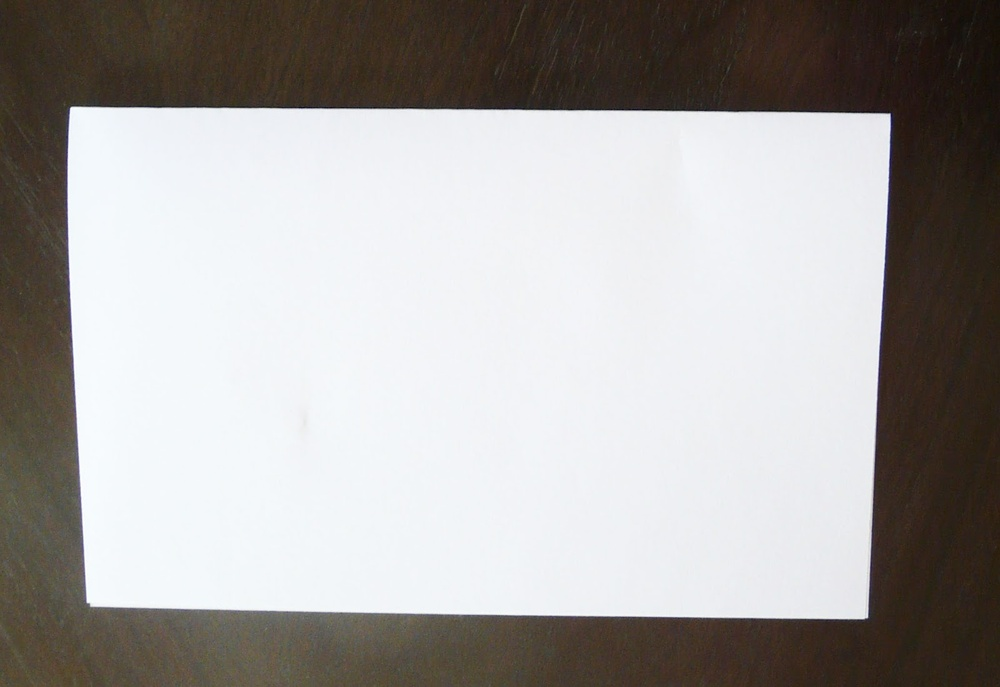
#> input picture imagens/folha_1.jpeg, 1000 x 687 px, shrunk from 1600 x 1099 before the run
$ python -i pre_ocr.py   (imports and definitions only)   (older library calls are emulated)
#> lines starting #> are read from the running program, lines starting #| are printed output that depends on the picture
#> further down, picture is the input picture: shape (687, 1000, 3); mean B, G, R 161.6, 163.7, 166.8
import cv2 as cv2
import imutils
import numpy as np


def retirar_sombras(img):
    rgb = cv2.cvtColor(img, cv2.COLOR_BGR2RGB)
    rgb = cv2.split(rgb)

    planos_norm_resultantes = list()
    for plano in rgb:
        img_dilatada = cv2.dilate(plano, np.ones((7, 7), np.uint8))
        img_blur = cv2.medianBlur(img_dilatada, 21)
        img_diff = 255 - cv2.absdiff(plano, img_blur)
        img_norm = cv2.normalize(img_diff, None, alpha=0, beta=255,
                                 norm_type=cv2.NORM_MINMAX, dtype=cv2.CV_8UC1)
        img_norm = cv2.morphologyEx(img_norm, cv2.MORPH_ERODE,
                                    cv2.getStructuringElement(cv2.MORPH_RECT, (3, 3)))
        img_norm = cv2.morphologyEx(img_norm, cv2.MORPH_DILATE,
                                    cv2.getStructuringElement(cv2.MORPH_RECT, (3, 3)))
        planos_norm_resultantes.append(img_norm)
#> this loop made 3 passes
#> pass 1, in retirar_sombras, `img_dilatada = cv2.dilate(plano, np.ones((7, 7), np.uint8))`:
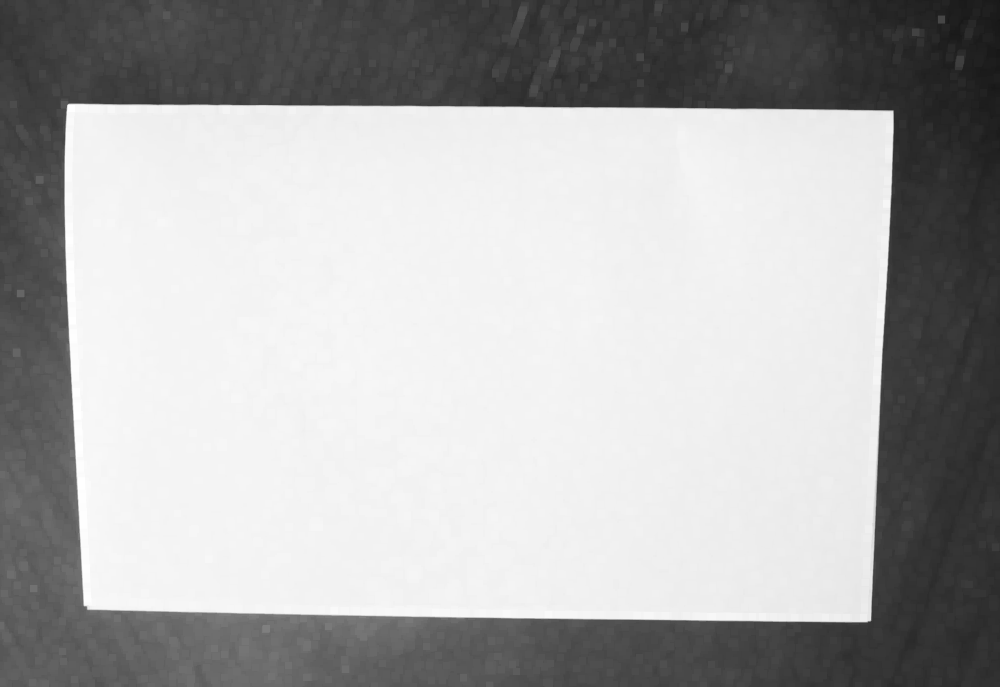
#> img_dilatada: shape (687, 1000); min 22, max 255, mean 172.2
#> pass 1, in retirar_sombras, `img_diff = 255 - cv2.absdiff(plano, img_blur)`:
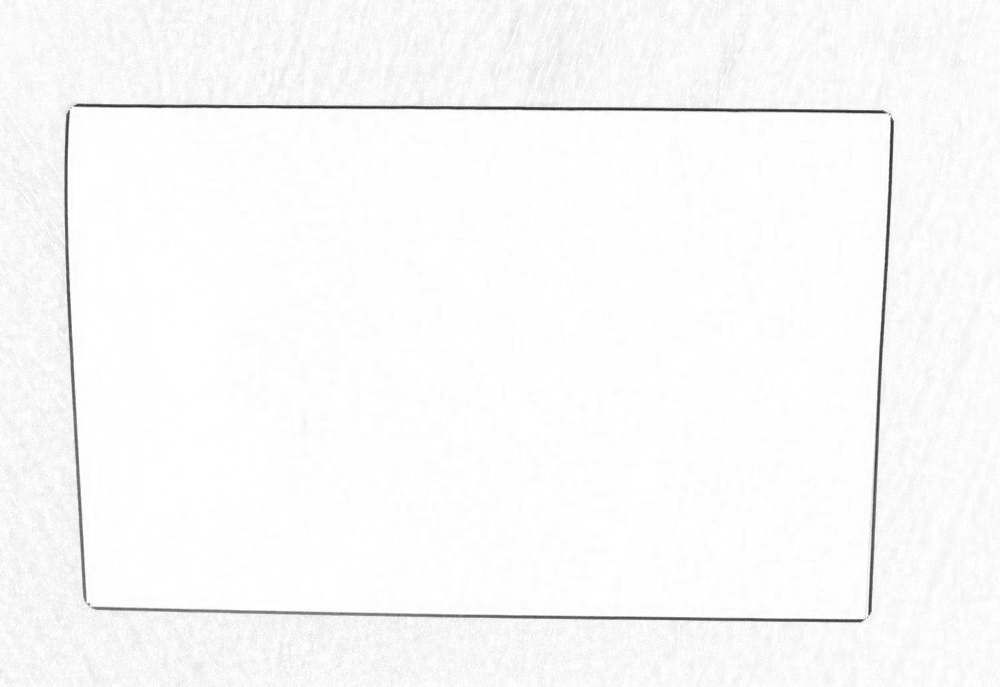
#> img_diff: shape (687, 1000); min 28, max 255, mean 249.7
#> after the loop:
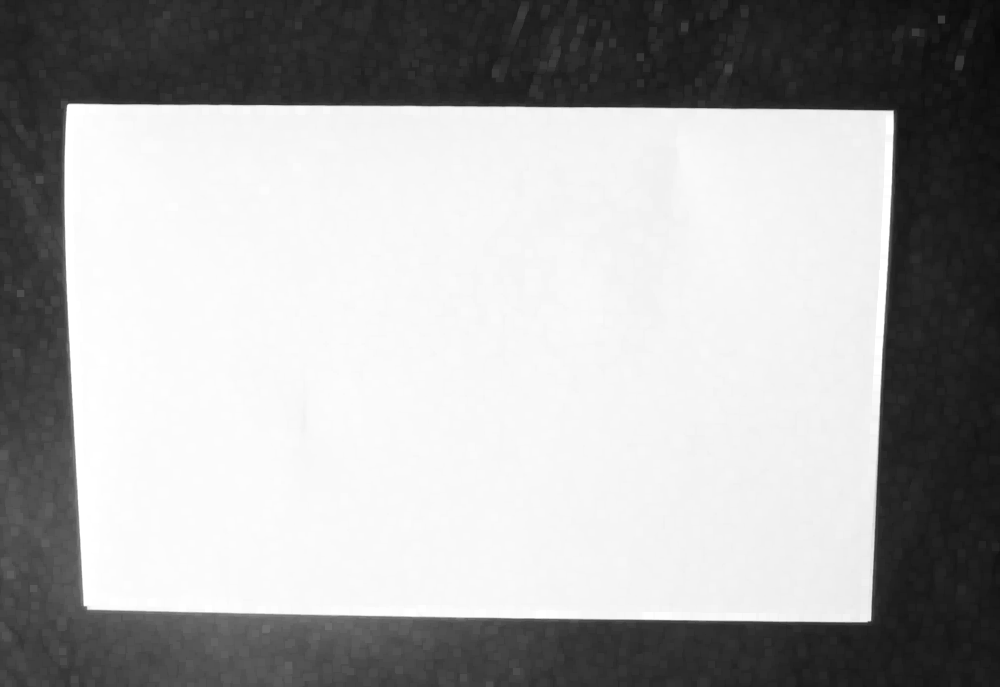
#> img_dilatada: shape (687, 1000); min 9, max 255, mean 167.4
#> after the loop, planos_norm_resultantes = 3 items

    resultado_norm = cv2.merge(planos_norm_resultantes)

    return cv2.cvtColor(resultado_norm, cv2.COLOR_RGB2BGR)

>>> import cv2
>>> picture = cv2.imread('imagens/folha_1.jpeg')
>>> result = retirar_sombras(picture)

$ run again, on imagens/folha_10.jpeg
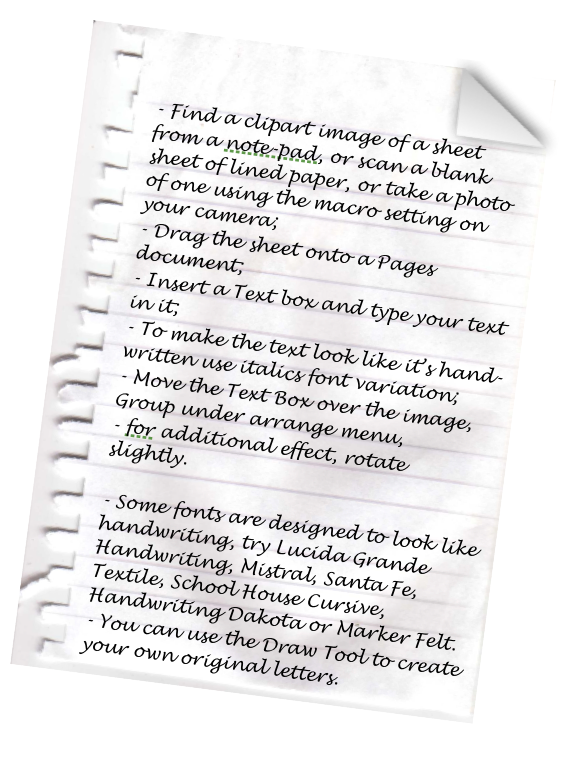
#> input picture imagens/folha_10.jpeg, 578 x 758 px
#> picture is the input picture: shape (758, 578, 3); mean B, G, R 233.5, 232.8, 233.8
#> the loop in retirar_sombras, `for plano in rgb:` made 3 passes
#> pass 1, in retirar_sombras, `img_norm = cv2.morphologyEx(img_norm, cv2.MORPH_ERODE, cv2.getStructur..`:
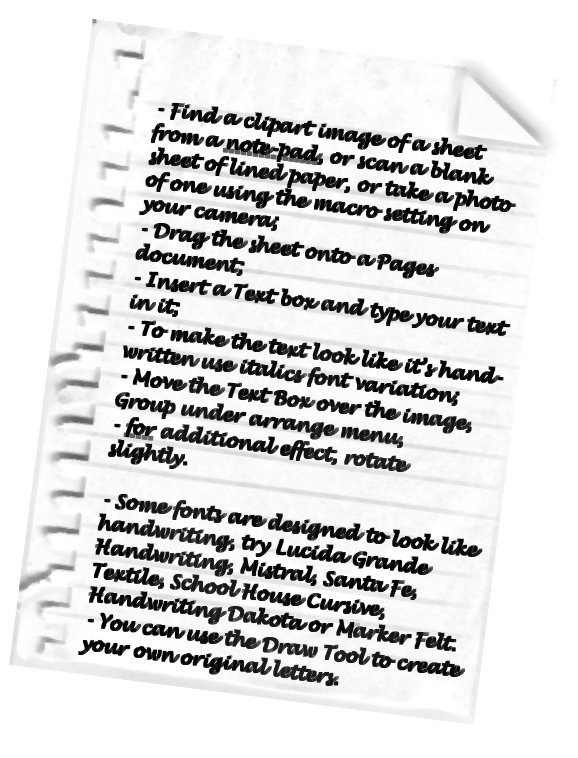
#> img_norm: shape (758, 578); min 0, max 255, mean 217.2
#> after the loop in retirar_sombras, `for plano in rgb:`: planos_norm_resultantes = 3 items
#> in retirar_sombras, `resultado_norm = cv2.merge(planos_norm_resultantes)`:
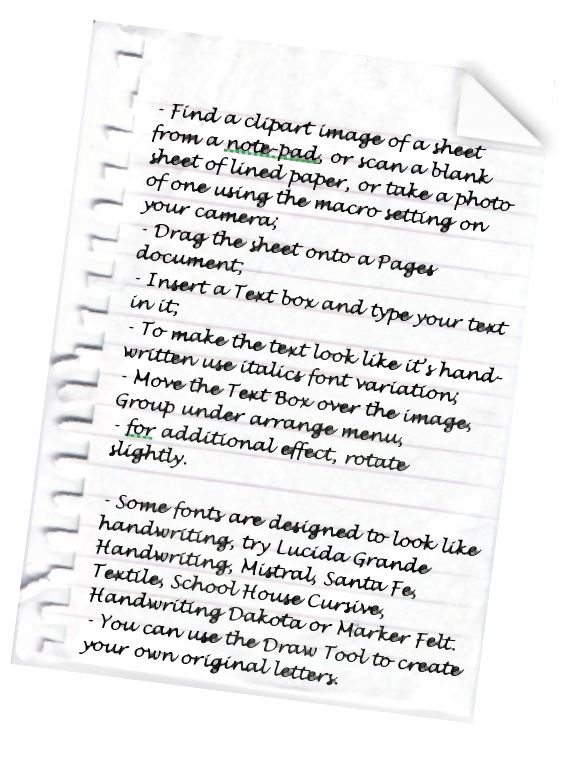
#> resultado_norm: shape (758, 578, 3); mean of channels 0, 1, 2 235.1, 234.9, 235; drawn as B, G, R

$ run again, on imagens/folha_2.jpeg
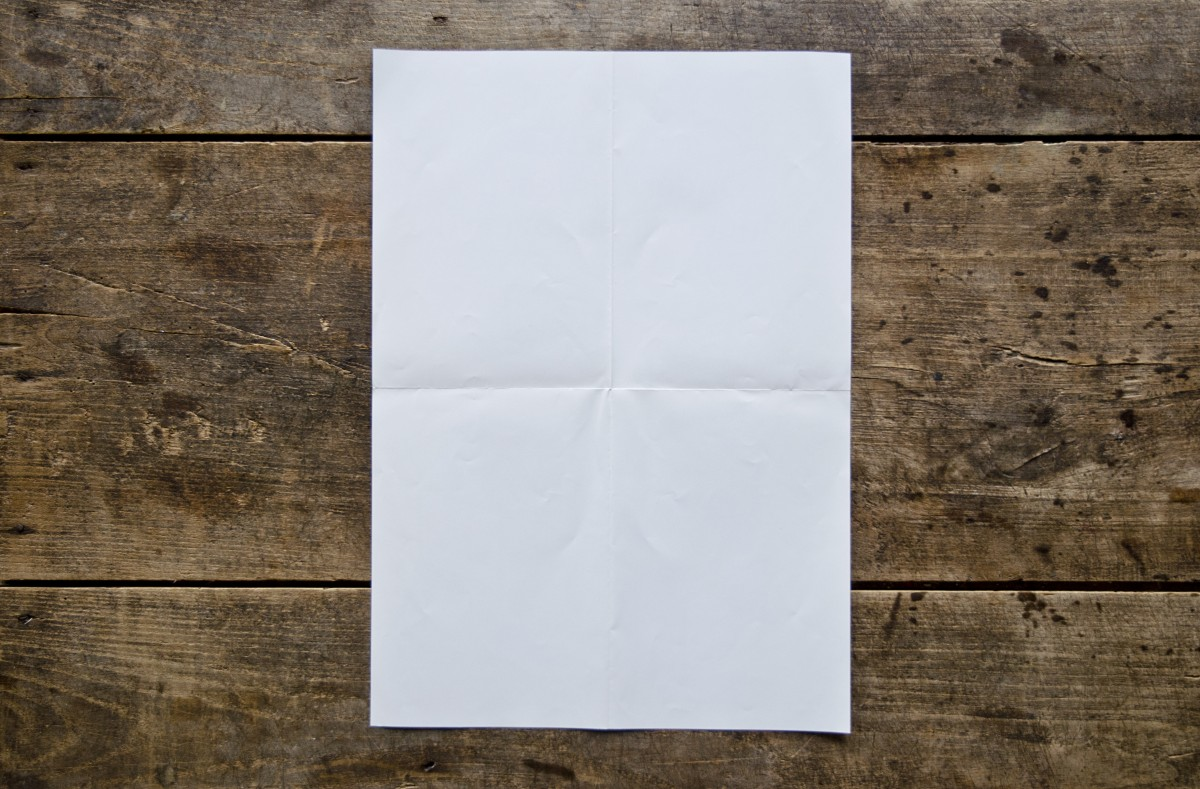
#> input picture imagens/folha_2.jpeg, 1200 x 789 px
#> picture is the input picture: shape (789, 1200, 3); mean B, G, R 117.2, 126.3, 134.8
#> the loop in retirar_sombras, `for plano in rgb:` made 3 passes
#> after the loop in retirar_sombras, `for plano in rgb:`:
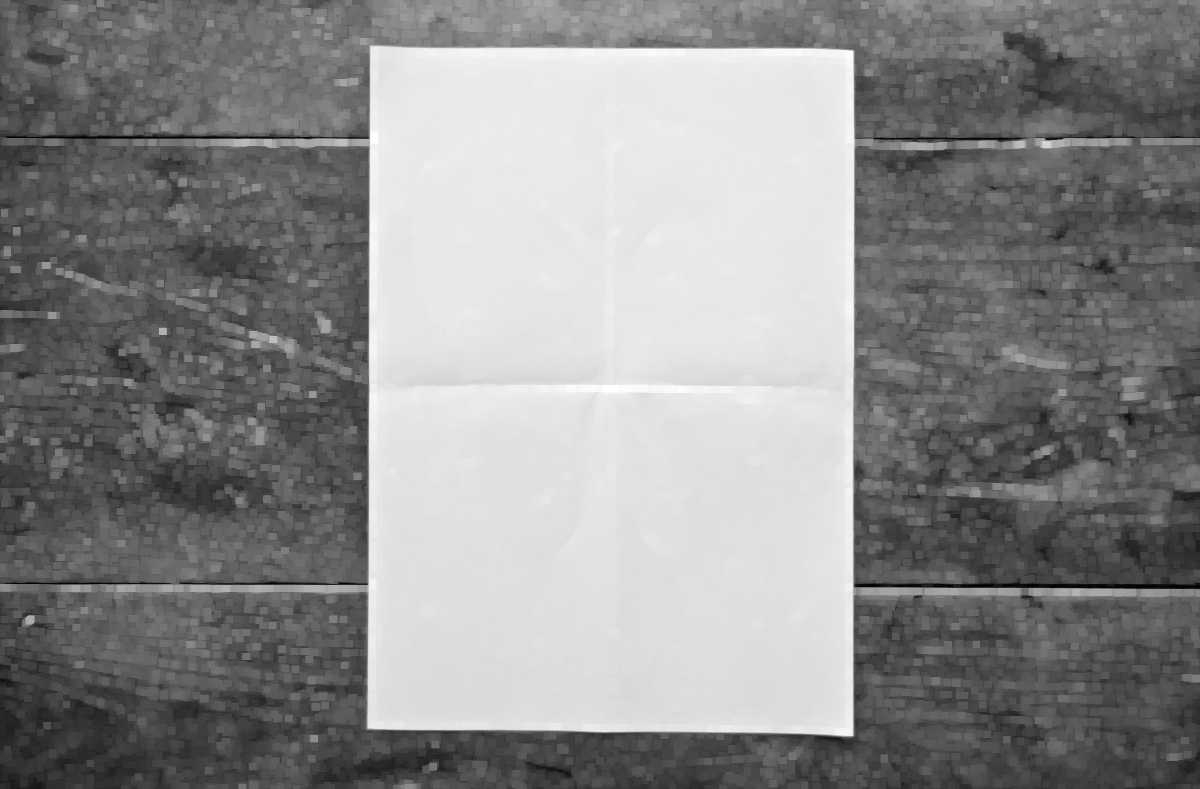
#> img_dilatada: shape (789, 1200); min 1, max 255, mean 138.5
#> after the loop in retirar_sombras, `for plano in rgb:`: planos_norm_resultantes = 3 items
#> in retirar_sombras, `resultado_norm = cv2.merge(planos_norm_resultantes)`:
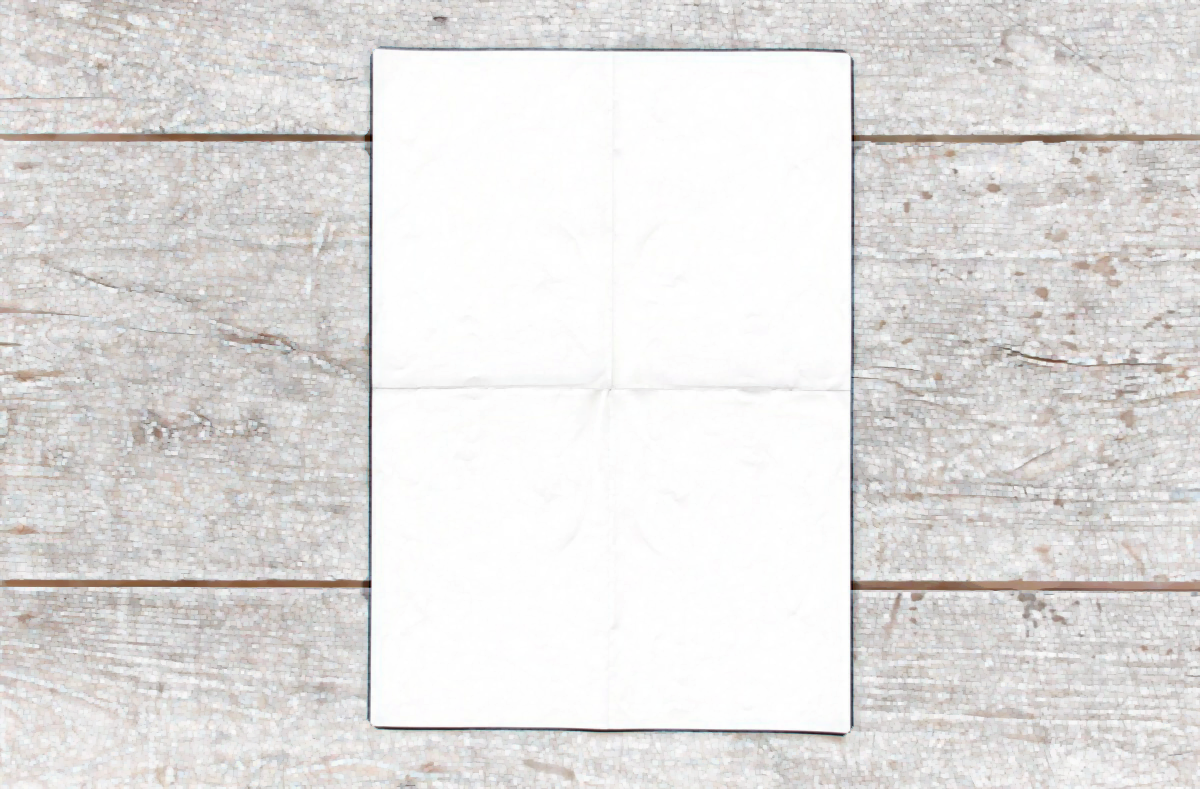
#> resultado_norm: shape (789, 1200, 3); mean of channels 0, 1, 2 222.8, 224, 225.8; drawn as B, G, R

$ run again, on imagens/folha_3.jpeg
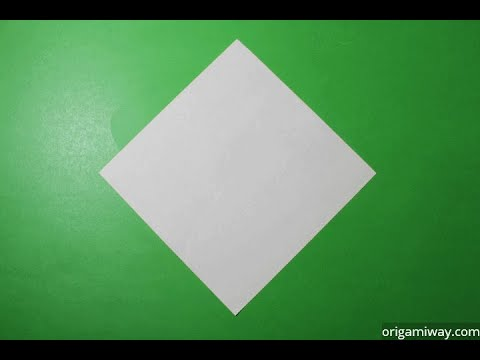
#> input picture imagens/folha_3.jpeg, 480 x 360 px
#> picture is the input picture: shape (360, 480, 3); mean B, G, R 90.2, 141.4, 86.4
#> the loop in retirar_sombras, `for plano in rgb:` made 3 passes
#> pass 1, in retirar_sombras, `img_dilatada = cv2.dilate(plano, np.ones((7, 7), np.uint8))`:
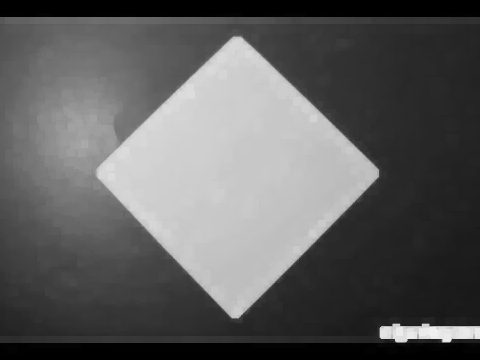
#> img_dilatada: shape (360, 480); min 0, max 240, mean 93.8
#> after the loop in retirar_sombras, `for plano in rgb:`: planos_norm_resultantes = 3 items
#> in retirar_sombras, `resultado_norm = cv2.merge(planos_norm_resultantes)`:
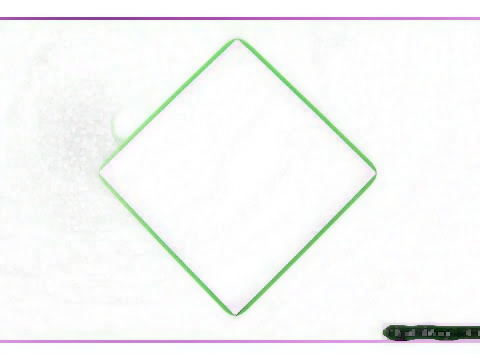
#> resultado_norm: shape (360, 480, 3); mean of channels 0, 1, 2 246.7, 247.5, 246.6; drawn as B, G, R
